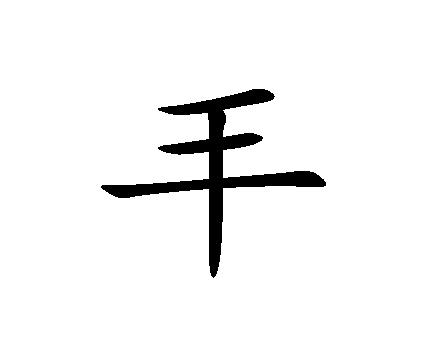
%> input picture com_1.jpg, 430 x 349 px
$ octave calcluate_PBOD.m   (GNU Octave 9; MATLAB toolbox functions it lacks are replaced by stand-ins)
%> lines starting %> are read from the running program, lines starting %| are printed output that depends on the picture; in (x1, y1, x2, y2) boxes, pixels count from 0 and x2, y2 are one past the last pixel; in counts of white or black regions, pixels touching at a corner belong together; the program's own positions count from 1
clear; clc; close all;

img_path = 'com_1.jpg';

% read characters into a matrix
IMG = imread(img_path);
%> IMG is the input picture: size 349x430x3 uint8; min 0, max 255, mean 243.2

% convert image to bitmap
IMG = rgb2gray(IMG);
%> IMG: size 349x430 uint8
BIT_THRESH = 127;
IMG = IMG > BIT_THRESH;
%> IMG: size 349x430 logical; 95.4% white; 1 black region, box (x1, y1, x2, y2) and area: (101, 89, 326, 278) 6932

IMG = double(IMG);
nRows = size(IMG, 1); nColumns = size(IMG, 2);
%> after `nRows = size(IMG, 1)`: nRows = 349
%> after `nColumns = size(IMG, 2)`: nColumns = 430
index_black = find(IMG < 0.5); index_white = find(IMG > 0.5);
%> after `index_black = find(IMG < 0.5)`: index_black = 6932 values from 35436 to 113611
%> after `index_white = find(IMG > 0.5)`: index_white = 143138 values from 1 to 150070
% 1 is black pixels and 0 is the background pixels (white).
IMG(index_black) = 1; IMG(index_white) = 0;
%> after `IMG(index_black) = 1`: IMG: size 349x430 double; every value is 1
%> after `IMG(index_white) = 0`:
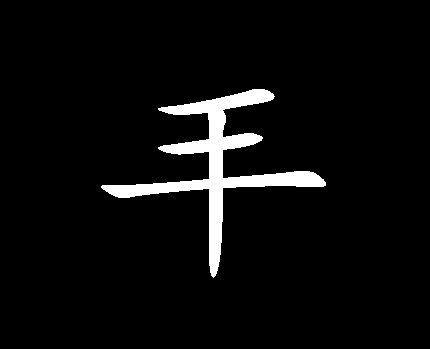
%> IMG: size 349x430 double; values 0 (black) and 1 (white), 4.6% white; 1 white region, box (x1, y1, x2, y2) and area: (101, 89, 326, 278) 6932

% figure; imagesc(IMG); colorbar;

% Control parameters
EDGE_FLAG = 2; BODY_FLAG = 1; SING_FLAG = 3; NONE_FLAG = 0;
NEARSING_FLAG = 4; CORNER_FLAG = 5; BADCORNER_FLAG = 6;

% calculate the PBOD of each pixel
index = find(IMG > 0.5);
%> index = 6932 values from 35436 to 113611
% find black pixels coordinates in IMG
[index_rows, index_cols] = ind2sub(size(IMG), index);
%> index_rows = 6932 values, max 278 at index 3012, min 90 at index 5607, mean 164.5; index_cols = 6932 values from 102 to 326
% disp(index1);
num = length(index_rows);
%> num = 6932
% disp(num);
nbin = 30;
% degree of each black pixel
degree = zeros(num, 1);

pix2dis = ones(nbin, 1);
for ii = 1:nbin
    if ii ~= nbin / 2
        pix2dis(ii) = 1 / abs(cos(ii / nbin * pi));
    end
end

% disp(pix2dis);
% figure; plot(pix2dis);

tic % start timer

%> (the run ends here)
